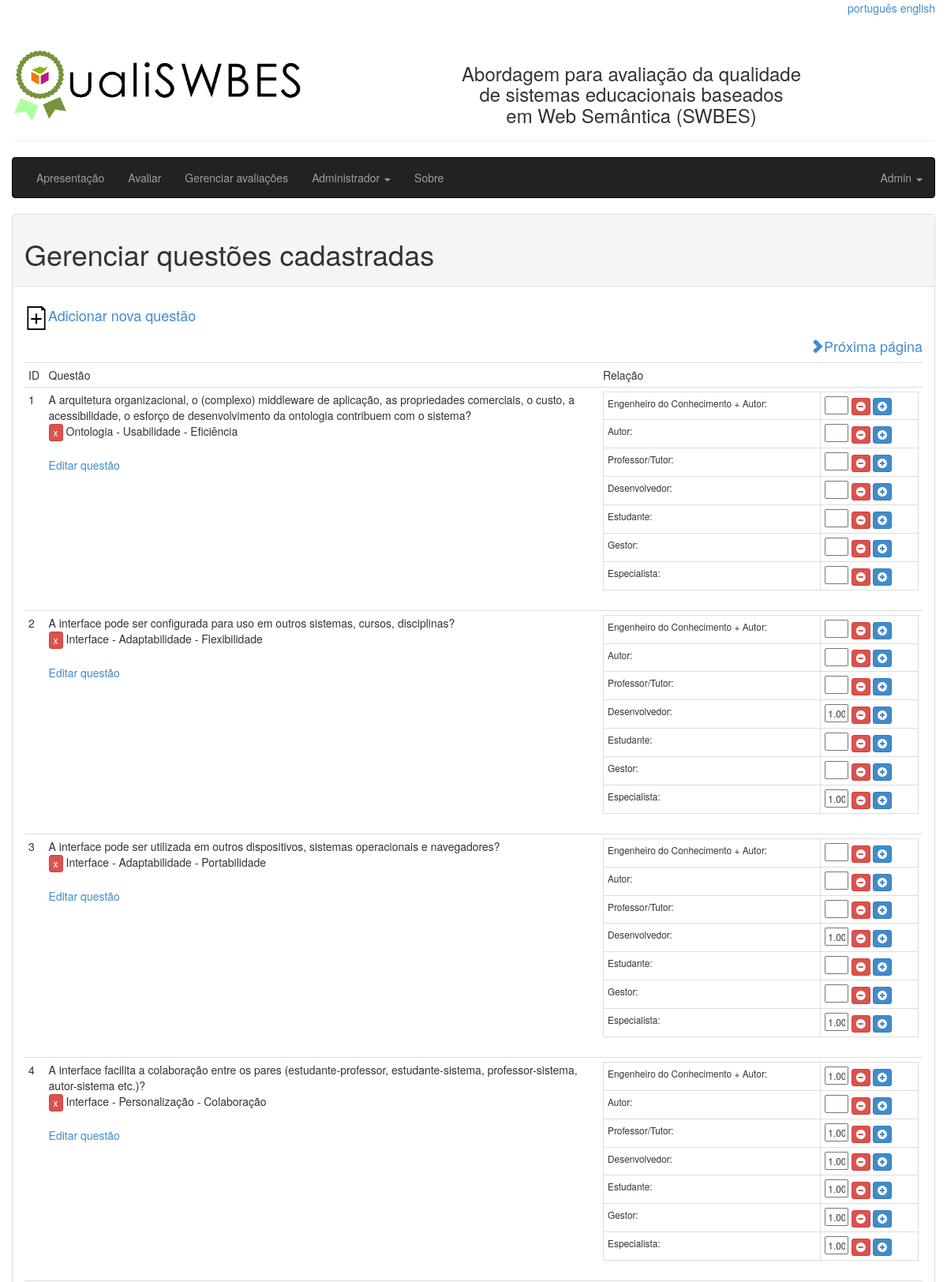
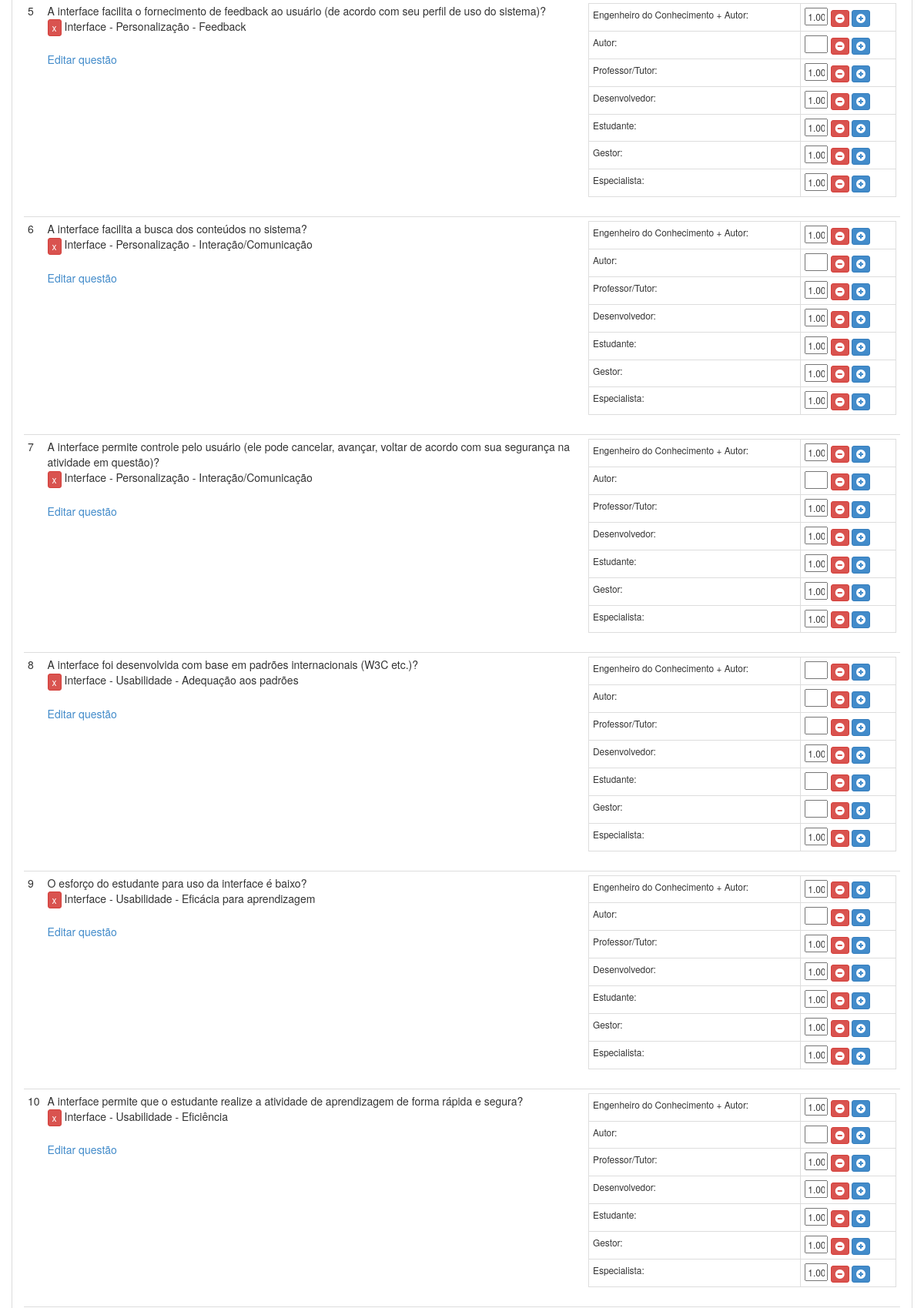
Screenshot of /questionmanager.php (signed in, upper part) with the database file from the repository (2 pictures, top to bottom).
### tables this page shows
CREATE TABLE IF NOT EXISTS `tbquestiontext` (
  `tbQuestionText` tinytext NOT NULL,
  `tbQuestionTextHowTo` text,
  `tbLanguage_idtbLanguage` int(11) NOT NULL,
  `tbQuestionId_idtbQuestionId` int(11) NOT NULL
);

CREATE TABLE IF NOT EXISTS `tbquestionid` (
  `idtbQuestionId` int(11) NOT NULL
);

CREATE TABLE IF NOT EXISTS `tbquestion` (
  `idtbQuestion` int(11) NOT NULL,
  `tbArtifact_idtbArtifact` int(11) NOT NULL,
  `tbFactor_idtbFactor` int(11) NOT NULL,
  `tbSubFactor_idtbSubFactor` int(11) NOT NULL,
  `tbQuestionId_idtbQuestionId` int(11) NOT NULL
);

CREATE TABLE IF NOT EXISTS `tbartifacttext` (
  `tbArtifact_idtbArtifact` int(11) NOT NULL,
  `tbLanguage_idtbLanguage` int(11) NOT NULL,
  `tbArtifactName` varchar(45) NOT NULL,
  `tbArtifactDesc` text
);

CREATE TABLE IF NOT EXISTS `tbfactortext` (
  `tbFactor_idtbFactor` int(11) NOT NULL,
  `tbLanguage_idtbLanguage` int(11) NOT NULL,
  `tbFactorName` varchar(45) NOT NULL,
  `tbFactorDesc` text
);

CREATE TABLE IF NOT EXISTS `tbsubfactortext` (
  `tbSubFactor_idtbSubFactor` int(11) NOT NULL,
  `tbLanguage_idtbLanguage` int(11) NOT NULL,
  `tbSubFactorName` varchar(45) NOT NULL
);

CREATE TABLE IF NOT EXISTS `tbusertypetext` (
  `tbUserType_idtbUserType` int(11) NOT NULL,
  `tbLanguage_idtbLanguage` int(11) NOT NULL,
  `tbUserTypeDesc` varchar(45) NOT NULL,
  `tbUserTypeText` text
);

CREATE TABLE IF NOT EXISTS `tbusertype_has_tbuserquestion` (
  `tbUserType_idtbUserType` int(11) NOT NULL,
  `tbUserType_has_tbUserQuestionWeight` decimal(4,2) NOT NULL DEFAULT '1.00',
  `tbQuestionId_idtbQuestionId` int(11) NOT NULL
);

### language.php (called while the page is built, shortened)
<?php
if (!isset($_SESSION['language'])) {
	$_SESSION['language'] = 1;
	$lang_file = 'lang.br.php';
} else {
	if ($_SESSION['language'] == 1) {
		$lang_file = 'lang.br.php';
	} elseif($_SESSION['language'] == 2) {
		$lang_file = 'lang.en.php';
	} else {
		$lang_file = 'lang.br.php';
	}
}
include $lang_file;
?>

### questionmanager.php (the view, shortened to what this page needs)
<?php
	include "language.php";
	include "conecta.php";
	include "function.inc.php";
?>
<!DOCTYPE html>
<html>
    <head>
        <link href="css/bootstrap.min.css" rel="stylesheet">
        <link rel="stylesheet" href="css/sweetalert.css">
    </head>
    <body>
        <div class="container-fluid">
<?php
    include 'header.php';
    include 'navbar.php';
?>
	<div class='panel panel-default'>
		<div class='panel-heading'><h1><?php echo $lang['QUESTIONMANAGER_TITLE']; ?></h1></div>
		<div class='panel-body'>
			<h4><a href="questioneditor.php"><img src="img/images.png" height="30" alt="Adicionar nova" /><?php echo $lang['QUESTIONMANAGER_NEW']; ?></a></h4>
<?php
	$Sql = "SELECT DISTINCT idtbQuestionId, tbQuestionText, tbQuestionTextHowTo, tbquestiontext.tbLanguage_idtbLanguage FROM tbquestionid INNER JOIN tbquestiontext ON tbquestionid.idtbQuestionId = tbquestiontext.tbQuestionId_idtbQuestionId WHERE tbquestiontext.tbLanguage_idtbLanguage = 1 LIMIT ".$_SESSION['start'].", 20";
	$rs = mysqli_query($conexao, $Sql) or die ("Erro na pesquisa");
	echo '<div style="text-align: right;"><h4>';
	if (!(mysqli_num_rows($rs)<20)) {
		$newStart = $_SESSION['start']+20;
		echo  "<a href='questionmanager.php?start=".$newStart."'><span class='glyphicon glyphicon-chevron-right'></span>".$lang['QUESTIONMANAGER_NEXT']."</a>";
	}
	echo '</h4></div>';
	echo '<table class="table table-condensed table-hover" >
				<tr>
					<td>ID</td>
					<td>'.$lang['QUESTIONMANAGER_QUESTION'].'</td>
					<td>'.$lang['QUESTIONMANAGER_RELATION'].'</td>
				</tr>';
	while($row = mysqli_fetch_array($rs, MYSQLI_ASSOC)) {
		$id=$row["idtbQuestionId"];
		echo  '<tr>
					<td>'.$id.'</td>
					<td>'.$row['tbQuestionText'].'<br>';
					mostrar_detalhes($id);
		echo '		<a href="questioneditor.php?id='.$id.'">'.$lang['QUESTIONMANAGER_EDIT'].'</a></td><td><small>
					<table class="table table-condensed table-bordered" style="width:400px">';
		$Sql2 = "SELECT * FROM tbusertype INNER JOIN tbusertypetext ON tbusertype.idtbUserType = tbusertypetext.tbUserType_idtbUserType WHERE tbusertypetext.tbLanguage_idtbLanguage = 1";
		$rs2 = mysqli_query($conexao, $Sql2) or die ("Erro na pesquisa");
		while ($row2 =  mysqli_fetch_array($rs2, MYSQLI_ASSOC)){
			echo "<tr><td>".$row2['tbUserTypeDesc']. ":</td> ";
			echo "<td>";
			$Sql3 = "SELECT * FROM tbusertype_has_tbuserquestion WHERE tbusertype_has_tbuserquestion.tbUserType_idtbUserType = ".$row2['idtbUserType']." AND tbusertype_has_tbuserquestion.tbQuestionId_idtbQuestionId = ".$id;
			$rs3 = mysqli_query($conexao, $Sql3) or die ("Erro na pesquisa");
			$row3 =  mysqli_fetch_array($rs3, MYSQLI_ASSOC);
			echo '<form method="post" action="questionmanager.php" class="form form-inline">
						<input name="txt_question" value="'.$id.'" size="12" type="text" hidden/>
						<input name="txt_user" value="'.$row2['idtbUserType'].'" size="12" type="text" hidden/>
						<input name="txt_weight" value="'.$row3['tbUserType_has_tbUserQuestionWeight'].'" size="1" type="text" />
						<button type="submit" name="submitRelationDel" class="btn btn-danger btn-xs"><span class="glyphicon glyphicon-minus-sign"></span></button>
						<button type="submit" name="submitRelationAdd" class="btn btn-primary btn-xs"><span class="glyphicon glyphicon-plus-sign"></span></button>
					</form>';
			echo "</tr>";
		}
		echo '</table></small>';
		echo "</td>";
		echo  "</tr>";
	}
	echo '</table>';
	echo '</div></div>';
	?>
        </div>
	</body>
</html>

### lang.br.php (shortened to what this page needs)
<?php
$lang = array();
$lang['PAGE_TITLE'] = 'QualiSWBES';
$lang['HEADER_TITLE'] = 'QualiSWBES';
$lang['SITE_NAME'] = 'QualiSWBES';
$lang['HEADING'] = 'Abordagem para avaliação da qualidade<br> de sistemas educacionais baseados<br> em Web Semântica (SWBES)';
$lang['MENU_INTRODUCTION'] = 'Apresentação';
$lang['MENU_EVALUATE'] = 'Avaliar';
$lang['MENU_MANAGER'] = 'Gerenciar avaliações';
$lang['MENU_ADMINISTRATOR'] = 'Administrador';
	$lang['MENU_ADM_USERS'] = 'Gerênciar usuários';
	$lang['MENU_ADM_QUESTIONS'] = 'Gerênciar questões';
$lang['MENU_SIGNUP'] = 'Cadastre-se';
$lang['MENU_ABOUT'] = 'Sobre';
$lang['FOOTER_DEVELOPMENT'] = 'Desenvolvimento';
$lang['INDEX_TEXT'] = '<p>A ferramenta QualiSWBES tem por objetivo automatizar a abordagem de avaliação da qualidade de sistemas educacionais baseados em Web Semântica (SWBES, do inglês Semantic Web based Educational Systems) de modo que os profissionais (professores, tutores, gestores, autores, estudantes, desenvolvedores etc.) que precisam adquirir/eleger um SWBES para uso, possam avaliar os mesmos de forma mais rápida, eficiente e eficaz.</p>
<p>A abordagem que originou a ferramenta QualiSWBES foi desenvolvida com base em pesquisas realizadas nos modelos de avaliação de qualidade existentes na literatura, tanto os que avaliam software, sistemas educacionais Web, interface, quanto os que avaliam objetos de aprendizagem e tecnologias da Web Semântica (principalmente ontologias). </p>
<p>Além disso, foram considerados os padrões/normas internacionais ISO/IEC SQuaRE 25000 e os adotados pelo W3C que contribuíram para estabelecer e definir os fatores e critérios que compuseram a abordagem criada. </p>
<p>Por fim, por se tratar de abordagem que avalia SWBES, as Heurísticas de Nielsen e Regras de Ouro de Shneiderman também foram analisadas, pois usabilidade é uma característica da qualidade do sistema que contribui para facilitar seu uso pelos usuários, principalmente estudantes, e permite que eles possam se concentrar em aprender os conteúdos e não gastar tempo e esforço para aprender a usar a ferramenta. </p>
<p>Dessa forma, os fatores e critérios foram ajustados e se definiram os artefatos e avaliadores responsáveis pelo processo de avaliação. </p>
<ul><li>Os fatores avaliados são adaptabilidade, interoperabilidade, personalização, reusabilidade e usabilidade.</li>
<li>Os Artefatos são: ontologias, objetos de Aprendizagem, interface e software.</li>
<li>Os Avaliadores são: engenheiro de conhecimento/ontologias), desenvolvedores, autores, professores, tutores, estudantes e gestores.</li></ul>
<p>Assim, a partir de um repositório de SWBES, os interessados poderão utilizar a ferramenta para avaliar os sistemas, de acordo com os fatores de qualidade estabelecidos e realizar a escolha mais adequada às suas necessidades. </p>';
$lang['ABOUT_TITLE'] = 'Sobre';
$lang['ABOUT_TEXT'] = 'Web site desenvolvido para o projeto de pesquisa e tese de doutorado:
<h1>Uma abordagem de suporte à avaliação de qualidade de sistemas educacionais baseados em Web Semântica</h1>
Tese em breve disponível<br><br>
<p>A ferramenta Web QualiSWBES foi desenvolvida para automatizar a abordagem criada para avaliar a qualidade de sistemas educacionais baseados em Web Semântica (SWBES). A partir de um repositório de SWBES, os diversos profissionais e usuários (desenvolvedores, autores, professores, tutores, gestores de instituições de ensino, estudantes etc.) que precisam adquirir ou eleger um SWBES para uso, poderão realizar a escolha com base no resultado da avaliação da qualidade de cada sistema, realizada por meio da QualiSWBES.</p><br>
<p>Autora:<br>
	<strong>Aparecida Maria Zem Lopes</strong><br>
	<a ref="http://lattes.cnpq.br/6123540746643830" target="_blank">http://lattes.cnpq.br/6123540746643830</a><br></p>
<p>Colaboração/desenvolvimento web:<br>
	<strong>Ademir Marques Junior</strong><br>
	<a href="http://lattes.cnpq.br/4114665222113282" target="_blank">http://lattes.cnpq.br/4114665222113282</a></p>
<p>Orientador:<br>
	<strong>Seiji Sotani</strong><br>
	<a href="http://lattes.cnpq.br/3030047284254233" target="_blank">http://lattes.cnpq.br/3030047284254233</a><br>
	<a href="http://conteudo.icmc.usp.br/Portal/Pessoas/Detalhes.php?id=6064886" target="_blank">Pessoas | ICMC-USP - São Carlos</a></p>
<p>Registro de software INPI: Em breve</p>';
$lang['LOGIN_USER_LOGIN'] = 'Entre com os seus dados de login';
$lang['LOGIN_EMAIL'] = 'Email';
$lang['LOGIN_PASSWORD'] = 'Senha';
$lang['LOGIN_MESSAGE_SIGNUP'] = 'Clique <a href="cadastrar.php">aqui</a> para se cadastrar e ter acesso ao sistema.';
$lang['LOGIN_MESSAGE_CHANGE_PASSWORD'] = 'Caso tenha esquecido a senha clique <a href="cadastrar.php?password=forgotten">aqui</a>.';
$lang['LOGIN_WRONG_LOGIN'] = 'Usuário ou senha incoreta!';
$lang['LOGIN_NOT_VALIDATED_1'] = 'Usuário ainda não validado!';
$lang['LOGIN_NOT_VALIDATED_2'] = 'Verifique em sua caixa de email o email com o link de validação.';
$lang['SIGNUP_SIGNUP'] = 'Cadastro de usuário';
$lang['SIGNUP_MESSAGE_PASSWORD'] = 'Cadastre uma nova senha';
$lang['SIGNUP_PASSWORD'] = 'Senha';
$lang['SIGNUP_REPEAT_PASSWORD'] = 'Repita a senha';
$lang['SIGNUP_BTN_SAVE'] = 'Salvar';
$lang['SIGNUP_NAME'] = 'Nome completo';
$lang['SIGNUP_EMAIL'] = 'Email para login';
$lang['SIGNUP_MESSAGE_FORGOTTEN_PASSWORD'] = 'Insira o email cadastrado para a recuperação de senha';
$lang['SIGNUP_MESSAGE_SUCCESS'] = 'Verifique a sua caixa de email para verificar a sua conta.';
$lang['SIGNUP_MESSAGE_SUCCESS_PASSWORD'] = 'Senha alterada com sucesso';
$lang['SIGNUP_MESSAGE_FAIL_ACCOUNT'] = 'Já existe uma conta registrada com esse email!';
$lang['SIGNUP_MESSAGE_SUCCESS_ACTIVATED'] = 'Usuário ativado com sucesso!';
$lang['SIGNUP_MESSAGE_NOT_VALID'] = 'Link inválido!';
$lang['PROFILE_MESSAGE_VIEWER'] = 'Visualizar perfil';
$lang['PROFILE_TITLE'] = 'Preencha o seu perfil:';
$lang['PROFILE_GENDER'] = 'Genero';
$lang['PROFILE_GENDER_MASC'] = 'Masculino';
$lang['PROFILE_GENDER_FEM'] = 'Feminino';
$lang['PROFILE_GENDER_NA'] = 'Não informado';
$lang['PROFILE_GENDER_SEL'] = 'Selecione';
$lang['PROFILE_AGE'] = 'Faixa etária:';
$lang['PROFILE_AGE1'] = 'até 18 anos.';
$lang['PROFILE_AGE2'] = 'de 19 a 26 anos.';
$lang['PROFILE_AGE3'] = 'de 27 a 33 anos.';
$lang['PROFILE_AGE4'] = 'de 34 a 42 anos.';
$lang['PROFILE_AGE5'] = 'de 43 a 55 anos.';
$lang['PROFILE_AGE6'] = 'de 56 a 69.';
$lang['PROFILE_AGE7'] = 'mais de 70 anos.';
$lang['PROFILE_AGE_NONE'] = 'Faixa etária';
$lang['PROFILE_EDUCATION'] = 'Escolaridade:';
$lang['PROFILE_EDUCATION0'] = 'Selecione a escolaridade';
$lang['PROFILE_EDUCATION1'] = 'Fundamental incompleto';
$lang['PROFILE_EDUCATION2'] = 'Fundamental completo';
$lang['PROFILE_EDUCATION3'] = 'Ensino médio incompleto';
$lang['PROFILE_EDUCATION4'] = 'Ensino médio completo';
?>

### header.php
<div style="text-align: right;"><a href="language.php?lang=1">português</a> <a href="language.php?lang=2">english</a></div>
<div class="page-header">
	<div style="text-align: center;">
		<div class="row">
			<div class="col-md-4">
				<img src="img/logo.png" width="100%" alt="" align="center">
			</div>
			<div class="col-md-8">
				<h3><?php echo $lang['HEADING']; ?></h3>
			</div>
		</div>
	</div>
</div>

### navbar.php
<nav class="navbar navbar-inverse">
  <div class="container-fluid">
    <ul class="nav navbar-nav">
      <li><a href="index.php"><?php echo $lang['MENU_INTRODUCTION']; ?></a></li>
<?php
	if(isset($_SESSION['user_login'])) {
			echo '<li><a href="index3.php">'.$lang['MENU_EVALUATE'].'</a></li>';
		if ($_SESSION['user_level'] >=2) { echo '<li><a href="index3.php?content=manager">'.$lang['MENU_MANAGER'].'</a></li>'; }
		if ($_SESSION['user_level'] >=3) {
		echo '<li class="dropdown">
					<a class="dropdown-toggle" data-toggle="dropdown" href="#">'.$lang["MENU_ADMINISTRATOR"].' <span class="caret"></span></a>
					<ul class="dropdown-menu">
        			<li><a href="usermanager.php">'.$lang['MENU_ADM_USERS'].'</a></li>
        			<li><a href="questionmanager.php">'.$lang['MENU_ADM_QUESTIONS'].'</a></li>
        		</ul>
				</li>';
		}
	}
?>
<li><a href="about.php"><?php echo $lang['MENU_ABOUT']; ?></a></li>
    </ul>
    <ul class="nav navbar-nav navbar-right">
<?php
  if(isset($_SESSION['user_login'])) {
  	echo '<li class="dropdown">
        <a class="dropdown-toggle" data-toggle="dropdown" href="#">
				'.$_SESSION['user_login'].'
      	<span class="caret"></span></a>
        <ul class="dropdown-menu">
          <li><a href="profile.php"><span class="glyphicon glyphicon-user"></span> Perfil</a></li>
          <li><a href="logout.php"><span class="glyphicon glyphicon-log-out"></span> Logout</a></li>
        </ul>
      </li>';
 } else {
		echo '<li><a href="login.php"><span class="glyphicon glyphicon-log-in"></span> Login</a></li>
				<li><a href="cadastrar.php"><span class="glyphicon glyphicon-log-in"></span> '.$lang['MENU_SIGNUP'].'</a></li>';
 }
?>
    </ul>
  </div>
</nav>

### function.inc.php (shortened to what this page needs)
<?php
function mostrar_detalhes ($id) {
    include "conecta.php";
    $Sql = "SELECT * FROM `tbquestion` INNER JOIN tbartifacttext ON tbquestion.tbArtifact_idtbArtifact = tbartifacttext.tbArtifact_idtbArtifact INNER JOIN tbfactortext ON tbquestion.tbFactor_idtbFactor = tbfactortext.tbFactor_idtbFactor INNER JOIN tbsubfactortext ON tbquestion.tbSubFactor_idtbSubFactor = tbsubfactortext.tbSubFactor_idtbSubFactor WHERE tbartifacttext.tbLanguage_idtbLanguage = 1 AND tbfactortext.tbLanguage_idtbLanguage = 1 AND tbsubfactortext.tbLanguage_idtbLanguage = 1 AND tbquestion.tbQuestionId_idtbQuestionId = ".$id;
    $rs = mysqli_query($conexao, $Sql);
    while($row = mysqli_fetch_assoc($rs)) {
        echo '<form id="form' . $row['idtbQuestion'] . '" name="form' . $row['idtbQuestion'] . '" method="post" action="questioneditor.php" class="form-inline">
               <input type="hidden" size="100" value="' . $row['idtbQuestion'] . '" name="ArtFatSub_id"  style="display:none">
               <input type="hidden" size="100" value="' . $id . '" name="Question_id"  style="display:none">
               <input type="submit" name="SubmitExcludeArtFatSub" value="x" class="btn btn-danger btn-xs"/>
               '.$row['tbArtifactName'].' - '.$row['tbFactorName'].' - '.$row['tbSubFactorName'].'
          </form><br>';
      }
}
?>

### rows the page displays
tbquestiontext: tbQuestionId_idtbQuestionId.idtbQuestionId "1", tbQuestionText "A arquitetura organizacional, o (complexo) middleware de aplicação, as propriedades comerciais, o custo, a acessibilidade, o esforço de desenvolvimento da ontologia contribuem com o sistema?"
tbquestion: tbartifacttext.tbArtifactName "Ontologia", tbfactortext.tbFactorName "Usabilidade", tbsubfactortext.tbSubFactorName "Eficiência"
tbusertypetext: tbUserTypeDesc "Engenheiro do Conhecimento + Autor", txt_weight "1.00"
tbusertypetext: tbUserTypeDesc "Autor"
tbusertypetext: tbUserTypeDesc "Professor/Tutor", txt_weight "1.00"
tbusertypetext: tbUserTypeDesc "Desenvolvedor", txt_weight "1.00"
tbusertypetext: tbUserTypeDesc "Estudante", txt_weight "1.00"
tbusertypetext: tbUserTypeDesc "Gestor", txt_weight "1.00"
tbusertypetext: tbUserTypeDesc "Especialista", txt_weight "1.00"
tbquestiontext: tbQuestionId_idtbQuestionId.idtbQuestionId "2", tbQuestionText "A interface pode ser configurada para uso em outros sistemas, cursos, disciplinas?"
tbquestion: tbartifacttext.tbArtifactName "Interface", tbfactortext.tbFactorName "Adaptabilidade", tbsubfactortext.tbSubFactorName "Flexibilidade"
tbquestiontext: tbQuestionId_idtbQuestionId.idtbQuestionId "3", tbQuestionText "A interface pode ser utilizada em outros dispositivos, sistemas operacionais e navegadores?"
tbquestion: tbartifacttext.tbArtifactName "Interface", tbfactortext.tbFactorName "Adaptabilidade", tbsubfactortext.tbSubFactorName "Portabilidade"
tbquestiontext: tbQuestionId_idtbQuestionId.idtbQuestionId "4", tbQuestionText "A interface facilita a colaboração entre os pares (estudante-professor, estudante-sistema, professor-sistema, autor-sistema etc.)?"
tbquestion: tbartifacttext.tbArtifactName "Interface", tbfactortext.tbFactorName "Personalização", tbsubfactortext.tbSubFactorName "Colaboração"
tbquestiontext: tbQuestionId_idtbQuestionId.idtbQuestionId "5", tbQuestionText "A interface facilita o fornecimento de feedback ao usuário (de acordo com seu perfil de uso do sistema)?"
tbquestion: tbartifacttext.tbArtifactName "Interface", tbfactortext.tbFactorName "Personalização", tbsubfactortext.tbSubFactorName "Feedback"
tbquestiontext: tbQuestionId_idtbQuestionId.idtbQuestionId "6", tbQuestionText "A interface facilita a busca dos conteúdos no sistema?"
tbquestion: tbartifacttext.tbArtifactName "Interface", tbfactortext.tbFactorName "Personalização", tbsubfactortext.tbSubFactorName "Interação/Comunicação"
tbquestiontext: tbQuestionId_idtbQuestionId.idtbQuestionId "7", tbQuestionText "A interface permite controle pelo usuário (ele pode cancelar, avançar, voltar de acordo com sua segurança na atividade em questão)?"
tbquestion: tbartifacttext.tbArtifactName "Interface", tbfactortext.tbFactorName "Personalização", tbsubfactortext.tbSubFactorName "Interação/Comunicação"
tbquestiontext: tbQuestionId_idtbQuestionId.idtbQuestionId "8", tbQuestionText "A interface foi desenvolvida com base em padrões internacionais (W3C etc.)?"
tbquestion: tbartifacttext.tbArtifactName "Interface", tbfactortext.tbFactorName "Usabilidade", tbsubfactortext.tbSubFactorName "Adequação aos padrões"
tbquestiontext: tbQuestionId_idtbQuestionId.idtbQuestionId "9", tbQuestionText "O esforço do estudante para uso da interface é baixo?"
tbquestion: tbartifacttext.tbArtifactName "Interface", tbfactortext.tbFactorName "Usabilidade", tbsubfactortext.tbSubFactorName "Eficácia para aprendizagem"
tbquestiontext: tbQuestionId_idtbQuestionId.idtbQuestionId "10", tbQuestionText "A interface permite que o estudante realize a atividade de aprendizagem de forma rápida e segura?"
tbquestion: tbartifacttext.tbArtifactName "Interface", tbfactortext.tbFactorName "Usabilidade", tbsubfactortext.tbSubFactorName "Eficiência"

### other values shown
$lang['MENU_INTRODUCTION'] "Apresentação"
$lang['MENU_EVALUATE'] "Avaliar"
$lang['MENU_MANAGER'] "Gerenciar avaliações"
$lang["MENU_ADMINISTRATOR"] "Administrador"
$lang['MENU_ABOUT'] "Sobre"
$_SESSION['user_login'] "Admin"
$lang['QUESTIONMANAGER_TITLE'] "Gerenciar questões cadastradas"
$lang['QUESTIONMANAGER_NEW'] "Adicionar nova questão"
$lang['QUESTIONMANAGER_NEXT'] "Próxima página"
$lang['QUESTIONMANAGER_QUESTION'] "Questão"
$lang['QUESTIONMANAGER_RELATION'] "Relação"
